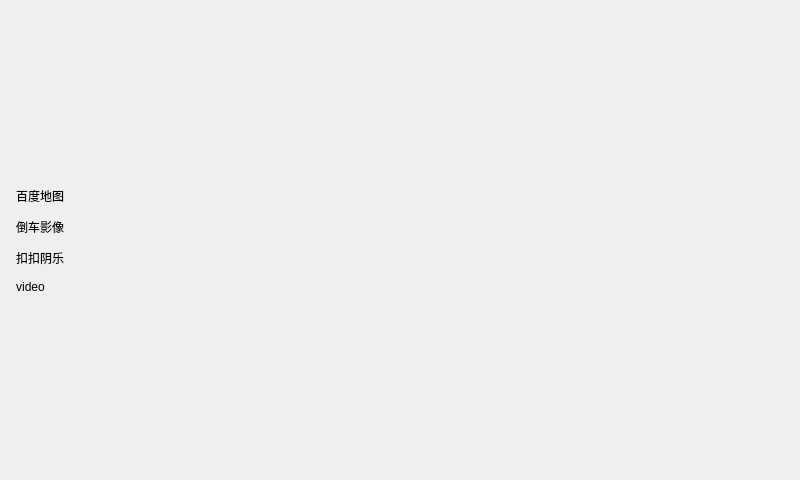
<?xml version="1.0" encoding="UTF-8"?>
<ui version="4.0">
 <class>Widget</class>
 <widget class="QWidget" name="Widget">
  <property name="geometry">
   <rect>
    <x>0</x>
    <y>0</y>
    <width>800</width>
    <height>480</height>
   </rect>
  </property>
  <property name="windowTitle">
   <string>Widget</string>
  </property>
  <property name="styleSheet">
   <string notr="true"/>
  </property>
  <layout class="QGridLayout" name="gridLayout">
   <property name="leftMargin">
    <number>0</number>
   </property>
   <property name="topMargin">
    <number>0</number>
   </property>
   <property name="rightMargin">
    <number>0</number>
   </property>
   <property name="bottomMargin">
    <number>0</number>
   </property>
   <item row="0" column="0">
    <widget class="QWidget" name="widget" native="true">
     <property name="styleSheet">
      <string notr="true">QWidget#widget{
	
	background-image: url(:/UI/Img/Forza_Horizon_4.bmp);
}
QToolButton{
	
	font: 9pt &quot;华文琥珀&quot;;
	
	color: rgb(0, 0, 0);
}</string>
     </property>
     <layout class="QVBoxLayout" name="verticalLayout_2">
      <item>
       <layout class="QVBoxLayout" name="verticalLayout">
        <item>
         <widget class="QToolButton" name="mapBtn">
          <property name="text">
           <string>百度地图</string>
          </property>
          <property name="icon">
           <iconset resource="Src.qrc">
            <normaloff>:/UI/Img/BaiduMap.png</normaloff>:/UI/Img/BaiduMap.png</iconset>
          </property>
          <property name="iconSize">
           <size>
            <width>80</width>
            <height>80</height>
           </size>
          </property>
          <property name="autoRepeat">
           <bool>false</bool>
          </property>
          <property name="autoExclusive">
           <bool>false</bool>
          </property>
          <property name="popupMode">
           <enum>QToolButton::ToolButtonPopupMode::DelayedPopup</enum>
          </property>
          <property name="toolButtonStyle">
           <enum>Qt::ToolButtonStyle::ToolButtonTextUnderIcon</enum>
          </property>
          <property name="autoRaise">
           <bool>true</bool>
          </property>
          <property name="arrowType">
           <enum>Qt::ArrowType::NoArrow</enum>
          </property>
         </widget>
        </item>
        <item>
         <widget class="QToolButton" name="daoceBtn">
          <property name="text">
           <string>倒车影像</string>
          </property>
          <property name="icon">
           <iconset resource="Src.qrc">
            <normaloff>:/UI/Img/daoce.png</normaloff>:/UI/Img/daoce.png</iconset>
          </property>
          <property name="iconSize">
           <size>
            <width>80</width>
            <height>80</height>
           </size>
          </property>
          <property name="autoRepeat">
           <bool>false</bool>
          </property>
          <property name="autoExclusive">
           <bool>false</bool>
          </property>
          <property name="popupMode">
           <enum>QToolButton::ToolButtonPopupMode::DelayedPopup</enum>
          </property>
          <property name="toolButtonStyle">
           <enum>Qt::ToolButtonStyle::ToolButtonTextUnderIcon</enum>
          </property>
          <property name="autoRaise">
           <bool>true</bool>
          </property>
          <property name="arrowType">
           <enum>Qt::ArrowType::NoArrow</enum>
          </property>
         </widget>
        </item>
        <item>
         <widget class="QToolButton" name="musicBtn">
          <property name="text">
           <string>扣扣阴乐</string>
          </property>
          <property name="icon">
           <iconset resource="Src.qrc">
            <normaloff>:/UI/Img/music.png</normaloff>:/UI/Img/music.png</iconset>
          </property>
          <property name="iconSize">
           <size>
            <width>80</width>
            <height>80</height>
           </size>
          </property>
          <property name="autoRepeat">
           <bool>false</bool>
          </property>
          <property name="autoExclusive">
           <bool>false</bool>
          </property>
          <property name="popupMode">
           <enum>QToolButton::ToolButtonPopupMode::DelayedPopup</enum>
          </property>
          <property name="toolButtonStyle">
           <enum>Qt::ToolButtonStyle::ToolButtonTextUnderIcon</enum>
          </property>
          <property name="autoRaise">
           <bool>true</bool>
          </property>
          <property name="arrowType">
           <enum>Qt::ArrowType::NoArrow</enum>
          </property>
         </widget>
        </item>
        <item>
         <widget class="QToolButton" name="videoBtn">
          <property name="text">
           <string>video</string>
          </property>
          <property name="icon">
           <iconset resource="Src.qrc">
            <normaloff>:/UI/Img/video.png</normaloff>:/UI/Img/video.png</iconset>
          </property>
          <property name="iconSize">
           <size>
            <width>80</width>
            <height>80</height>
           </size>
          </property>
          <property name="autoRepeat">
           <bool>false</bool>
          </property>
          <property name="autoExclusive">
           <bool>false</bool>
          </property>
          <property name="popupMode">
           <enum>QToolButton::ToolButtonPopupMode::DelayedPopup</enum>
          </property>
          <property name="toolButtonStyle">
           <enum>Qt::ToolButtonStyle::ToolButtonTextUnderIcon</enum>
          </property>
          <property name="autoRaise">
           <bool>true</bool>
          </property>
          <property name="arrowType">
           <enum>Qt::ArrowType::NoArrow</enum>
          </property>
         </widget>
        </item>
       </layout>
      </item>
     </layout>
    </widget>
   </item>
  </layout>
 </widget>
 <resources>
  <include location="Src.qrc"/>
 </resources>
 <connections/>
</ui>
